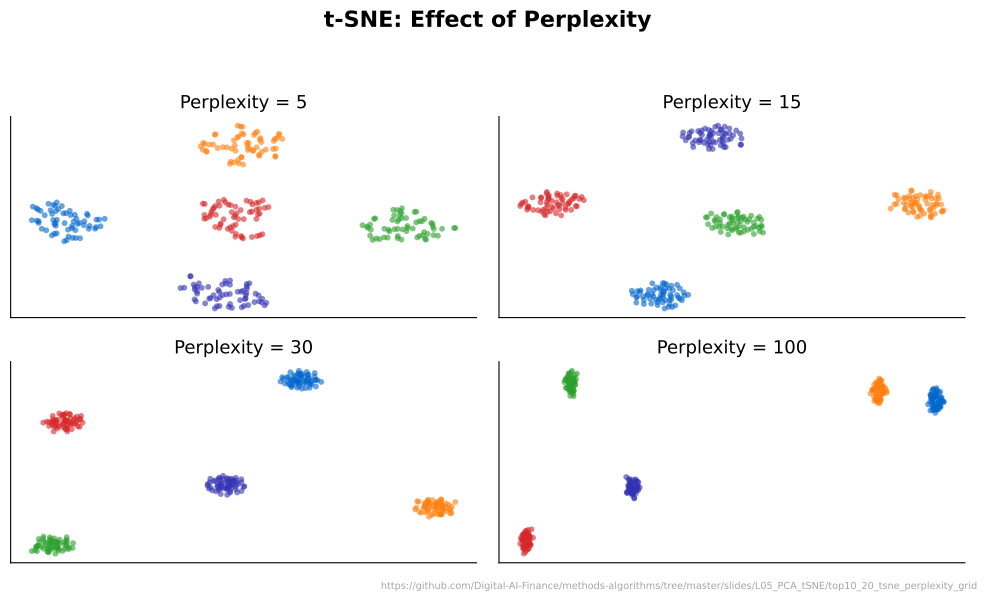

Generate this figure with Python:
"""t-SNE Perplexity Grid - 2x2 subplot showing t-SNE with perplexity 5, 15, 30, 100."""
import matplotlib.pyplot as plt
import numpy as np
from pathlib import Path
from sklearn.manifold import TSNE
from sklearn.datasets import make_blobs
import sys
sys.path.insert(0, str(Path(__file__).resolve().parents[3] / 'templates'))
from chart_style import apply_style, COLORS, MLPURPLE, MLBLUE, MLORANGE, MLGREEN, MLRED, MLLAVENDER
apply_style()

CHART_METADATA = {
    "title": "t-SNE: Effect of Perplexity",
    "description": "2x2 grid showing t-SNE embeddings at four perplexity values",
    "url": "https://github.com/Digital-AI-Finance/methods-algorithms/tree/master/slides/L05_PCA_tSNE/top10_20_tsne_perplexity_grid"
}


cluster_colors = [MLBLUE, MLORANGE, MLGREEN, MLRED, MLPURPLE]

X, y = make_blobs(n_samples=300, n_features=10, centers=5, random_state=42)

perplexities = [5, 15, 30, 100]
fig, axes = plt.subplots(2, 2, figsize=(10, 6))
axes = axes.ravel()

for idx, perp in enumerate(perplexities):
    tsne = TSNE(n_components=2, perplexity=perp, random_state=42, learning_rate='auto')
    X_emb = tsne.fit_transform(X)

    for cls in range(5):
        mask = y == cls
        axes[idx].scatter(X_emb[mask, 0], X_emb[mask, 1], c=cluster_colors[cls],
                          alpha=0.6, s=18, edgecolors='none')

    axes[idx].set_title(f'Perplexity = {perp}', fontsize=13)
    axes[idx].set_xticks([])
    axes[idx].set_yticks([])

fig.suptitle('t-SNE: Effect of Perplexity', fontsize=16, fontweight='bold', y=0.98)

plt.figtext(0.99, 0.01, CHART_METADATA['url'],
            fontsize=7, color='gray', ha='right', va='bottom', alpha=0.7)
plt.tight_layout(rect=[0, 0.02, 1, 0.95])
plt.savefig(Path(__file__).parent / 'chart.pdf', dpi=300, bbox_inches='tight', facecolor='white')
plt.close()
print("Chart saved: top10_20_tsne_perplexity_grid/chart.pdf")
